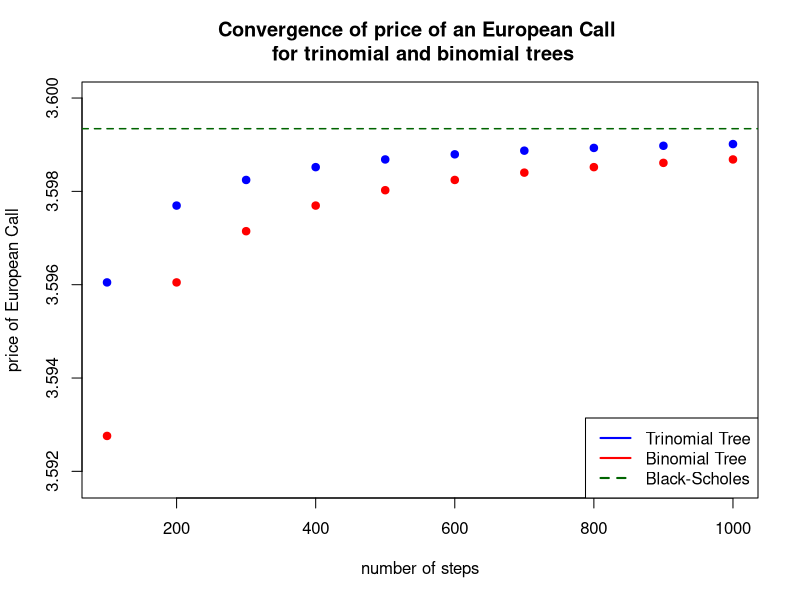

Write R code to recreate this figure.
# ------------------------------------------------------------------------------
# Published in:     Comp_FiMa_class_WS2021
# ------------------------------------------------------------------------------
# Project title:    Trinomial tree computation 
#                   comparison of binomial and trinomial trees 
#                   calculating price of European call   
# ------------------------------------------------------------------------------
# Description:      calculating price of European Call with binomial and 
#                   trinomial tree, comparing convergence against Black-Scholes
#                   price
# ------------------------------------------------------------------------------
# Output:           Convergence of price of an European Call.png
# ------------------------------------------------------------------------------
# Author:           Patricia Ebert 
# ------------------------------------------------------------------------------
# Input:            S0: current stock price, X: strike price,   
#                   r: interest rate, T:  time to maturity,    
#                   sigma: volatility, N: number of steps 
# ------------------------------------------------------------------------------

rm(list = ls())

## functions for binomial and trinomial tree and Black-Scholes price 
binomialtree <- function(S0,X,r,T,sigma,N) {
  # compute constants
  dt <- T/N; v <- exp(-r * dt)
  u  <- exp(sigma * sqrt(dt)); d <- 1/u
  p  <- (exp(r * dt) - d) / (u - d)
  
  # initialize asset prices at maturity (period N)
  S <- numeric(N + 1)                                   
  for (j in 0:N) S[j+1] <- S0*u^j*d^(N-j)                
  
  # initialize option values at maturity (period N)
  C <- matrix(NA, nrow = N+1, ncol = N+1)
  for (j in 1:(N+1)) C[j,N+1] = pmax(S[j]-X, 0)
  
  # step back through the tree
  for (i in seq(N, 1, by = -1)){
    for(j in 1:i){
      C[j,i] <- v * ((1-p) * C[j,i+1] + p* C[j+1,i+1])
    }
  }
  C[1,1]
}
binomialtree(20, 20, 0.02, 5, 0.15, 1000)  

trinomialtree <- function(S0,X,r,T,sigma,N) {
  # compute constants
  dt <- T/N; v <- exp(-r * dt)
  u  <- exp(sigma * sqrt(2*dt)); d <- 1/u
  pu  <- ((exp((r*dt)/2) - exp(-sigma*sqrt(dt/2))) / (exp(sigma*sqrt(dt/2)) - exp(-sigma*sqrt(dt/2))))^2
  pd <- ((exp(sigma*sqrt(dt/2)) - exp((r*dt)/2)) / (exp(sigma*sqrt(dt/2)) - exp(-sigma*sqrt(dt/2))))^2
  
  # initialize asset prices at maturity (period N)
  S <- numeric(2*N + 1)                                      
  for (j in 0:(2*N)) S[j+1] <- S0*u^(-N+j)                   
  
  # initialize option values at maturity (period N)
  C <- matrix(NA, nrow = 2*N+1, ncol = N+1)
  for (j in 1:(2*N+1)) C[j,N+1] = pmax(S[j]-X, 0)
  
  # step back through the tree
  for (i in seq(N, 1, by = -1)){
    for(j in 1:(2*i-1)){
      C[j,i] <- v * (pd * C[j, i+1] + (1-pd-pu)*C[j+1, i+1] + pu*C[j+2,i+1])
    }
  }
  return (C[1,1])
}
trinomialtree(20, 20, 0.02, 5, 0.15, 1000)  

blackscholes <- function(S, X, rf, T, sigma) {
  d1 = (log(S/X) + (rf + sigma^2/2) * T)/(sigma * sqrt(T)) 
  d2 = d1 - sigma * sqrt(T)
  value = S * pnorm(d1) - X * exp(-rf * T) * pnorm(d2)
  value
}
blackscholes(20, 20, 0.02, 5, 0.15) 


## graphical representation of the convergence behaviour 

# price calculation for increasing N 
N <- seq(100, 1000, 100)
priceBinomial <- numeric(length(N))
priceTrinomial <- numeric(length(N))
for (i in 1:length(N)){
  steps <- N[i]
  priceBinomial[i]  <- binomialtree(20, 20, 0.02, 5, 0.15, steps)    
  priceTrinomial[i] <- trinomialtree(20, 20, 0.02, 5, 0.15, steps)
} 

# graphic 
plot(N, priceTrinomial, col = "blue", pch = 19,     
     main = "Convergence of price of an European Call \n for trinomial and binomial trees", 
     xlab = "number of steps", ylab = "price of European Call", 
     ylim = c(min(priceTrinomial, priceBinomial) - 0.001, max(priceTrinomial, priceBinomial) + 0.001))  
points(N, priceBinomial, col = "red", pch = 19)

bs <- blackscholes(20, 20, 0.02, 5, 0.15)
abline(h = bs, col = "darkgreen", lty = "dashed", lwd = 1.5)

legend("bottomright", 
       legend = c("Trinomial Tree", "Binomial Tree", "Black-Scholes"),
       lwd = 2, col = c("blue", "red", "darkgreen"), 
       lty = c(1,1,2))


## deviation from the BS-price
# absolute and relative error of trinomial and binomial tree  
relative_error_T <- round((abs(priceTrinomial - bs) / bs) * 100, 4) # in percent 
relative_error_B <- round((abs(priceBinomial - bs) / bs) * 100, 4) 
absolute_error_T <- round((abs(priceTrinomial - bs)), 4)
absolute_error_B <- round((abs(priceBinomial - bs)), 4)

df <- data.frame(N, bs, priceTrinomial, priceBinomial, absolute_error_T, absolute_error_B, relative_error_T, relative_error_B)
colnames(df) <- c("steps", "Black-Scholes", "trinomial", "binomial", "abs. error binomial", "abs. error trinomial", "rel. error trinomial", "rel. error binomial")
